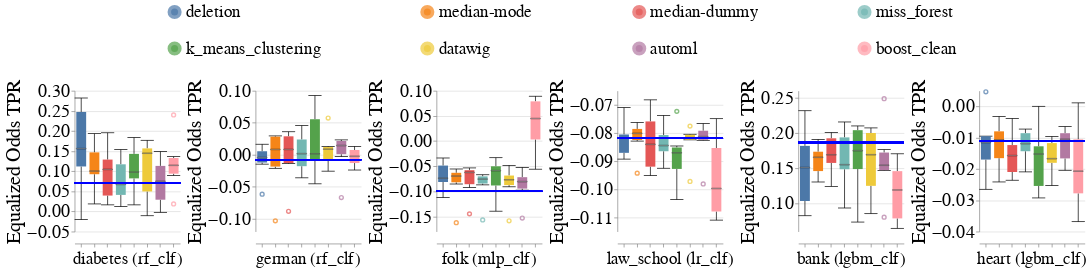

This figure's notebook cell:
### Markdown cell above
### Disparity Metrics

### Code cell
create_box_plots_for_diff_imputers_and_datasets(train_injection_scenario='MNAR3',
                                                test_injection_scenario='MNAR3',
                                                dataset_to_group=DATASETS_SENSITIVE_ATTRS,
                                                metric_name='Equalized_Odds_TPR',
                                                db_client=db_client)

### Figure 1 — Vega-Lite specification as saved in the notebook (floating-point values rounded to 4 significant figures; data arrays with more than 128 entries replaced by an {"elided": "..."} marker saying what was removed)
{"config": {"view": {"continuousWidth": 400, "continuousHeight": 300, "stroke": null}, "axis": {"labelFontSize": 26, "labelFontWeight": "normal", "titleFontSize": 28, "titleFontWeight": "normal"}, "facet": {"spacing": 5}, "header": {"labelFontSize": 24, "labelOrient": "bottom", "labelPadding": 5, "titleFontSize": 28}, "legend": {"columns": 4, "direction": "horizontal", "labelFontSize": 24, "labelLimit": 400, "orient": "top", "symbolOffset": 130, "symbolStrokeWidth": 10, "titleAnchor": "middle", "titleFontSize": 26, "titleLimit": 300}, "title": {"fontSize": 28}}, "data": {"name": "data-3e3ec2eb422c39262abafab906eb0af9"}, "facet": {"column": {"field": "Dataset_Name_With_Model_Name", "sort": {"field": "Dataset_Sequence_Number", "order": "ascending"}, "title": null, "type": "nominal"}}, "spec": {"layer": [{"mark": {"type": "boxplot", "median": {"stroke": "black", "strokeWidth": 0.7}, "ticks": true}, "encoding": {"color": {"field": "Null_Imputer_Name", "sort": ["deletion", "median-mode", "median-dummy", "miss_forest", "k_means_clustering", "datawig", "automl", "boost_clean"], "title": null, "type": "nominal"}, "x": {"axis": {"labels": false}, "field": "Null_Imputer_Name", "sort": ["deletion", "median-mode", "median-dummy", "miss_forest", "k_means_clustering", "datawig", "automl", "boost_clean"], "title": null, "type": "nominal"}, "y": {"field": "Metric_Value", "scale": {"zero": false}, "title": "Equalized Odds TPR", "type": "quantitative"}}}, {"mark": "rule", "encoding": {"color": {"value": "blue"}, "size": {"value": 2}, "y": {"field": "Baseline_Median", "type": "quantitative"}}}], "height": 200, "width": 150}, "resolve": {"scale": {"y": "independent"}}, "$schema": "https://vega.github.io/schema/vega-lite/v4.17.0.json", "datasets": {"data-3e3ec2eb422c39262abafab906eb0af9": {"elided": "288 records"}}}
